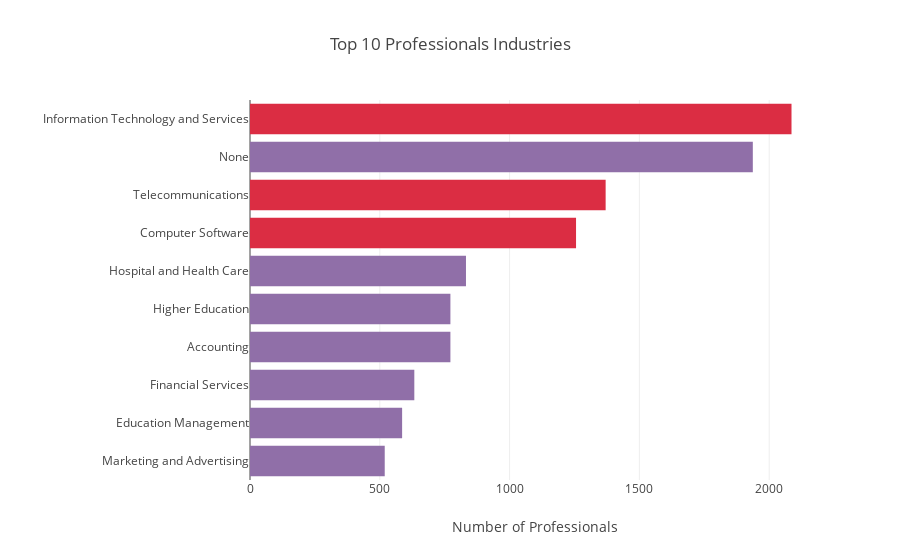

Notebook code for this chart:
### Markdown cell above
### **<span style="color: red">Observation: </span>** The number of Professionals grows each year. **The actual number of professionals in the Database is : 28152 professionals.**

### Code cell
professionals_df['professionals_industry'] = professionals_df['professionals_industry'].fillna('None')
count_industries = professionals_df.groupby('professionals_industry').count()[['professionals_location']].rename(columns={'professionals_location': 'Count Professionals'}).sort_values('Count Professionals', ascending=False)
n = 10
fig = {
    'data': [{
        'type': 'bar', 
        'y': count_industries.head(n).index.values,
        'x': count_industries.head(n)['Count Professionals'].values,
        'marker': {'color': [HIGHLIGHT_BAR_COLOR if (i < 4 and count_industries.index.values[i] != 'None') else BAR_COLOR for i in range(n) ]},
        'orientation': 'h',
    }],
    'layout': {
        'title': f'Top {n} Professionals Industries',
        'xaxis': {'title': 'Number of Professionals'},
        'yaxis': {'autorange': 'reversed'},
        'margin': {'l': 250}
    }
}
iplot(fig)

### Figure 1 — Plotly figure (JSON) as saved in the notebook; plotly's stock layout.template omitted (floating-point values rounded to 4 significant figures)
{"data": [{"marker": {"color": ["#db2d43", "#906FA8", "#db2d43", "#db2d43", "#906FA8", "#906FA8", "#906FA8", "#906FA8", "#906FA8", "#906FA8"]}, "orientation": "h", "type": "bar", "uid": "c6ce7b20-4a20-4664-8b16-51a014346859", "x": [2086, 1937, 1370, 1256, 832, 772, 772, 633, 586, 519], "y": ["Information Technology and Services", "None", "Telecommunications", "Computer Software", "Hospital and Health Care", "Higher Education", "Accounting", "Financial Services", "Education Management", "Marketing and Advertising"]}], "layout": {"margin": {"l": 250}, "title": {"text": "Top 10 Professionals Industries"}, "xaxis": {"title": {"text": "Number of Professionals"}}, "yaxis": {"autorange": "reversed"}}}
